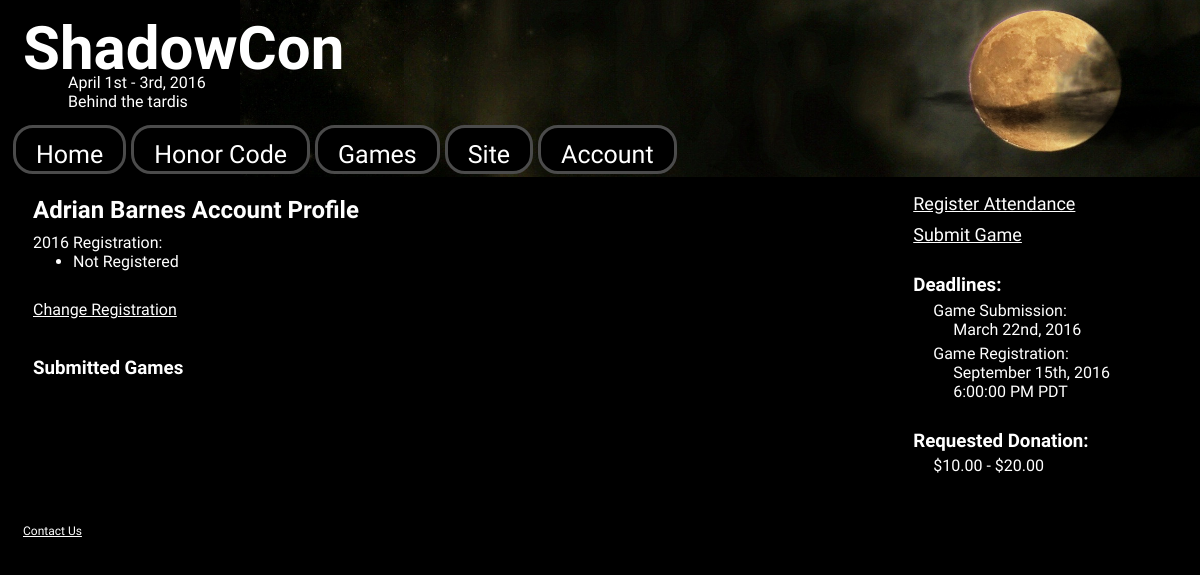
The page /user/profile/ (signed in) on the database its author committed.
### convention/models.py (models this page shows, shortened)
class ConInfo(models.Model):
    date = models.DateField()
    pre_reg_deadline = models.DateField()
    game_sub_deadline = models.DateField()
    game_reg_deadline = models.DateTimeField(
        default=pytz.timezone("US/Pacific").localize(datetime(2016, 9, 15, 18, 0, 0)))
    location = models.CharField(max_length=1024)
    pre_reg_cost = models.FloatField()
    door_cost = models.FloatField()
    registration_opens = models.DateTimeField()
    max_attendees = models.PositiveIntegerField()

### convention/views/user.py (the view)
# urls.py: url(r'^user/profile/$', user.show_profile, name='user_profile'),
@login_required
def show_profile(request):
    registration = Registration.objects.filter(user=request.user)
    payment = None
    payment_received = None
    if registration:
        payment = registration[0].payment
        payment_received = registration[0].payment_received
    context = {'name': friendly_username(request.user),
               'is_registration_open': is_registration_open(),
               'is_pre_reg_open': is_pre_reg_open(request.user),
               'payment': payment,
               'payment_received': payment_received,
               }
    return render(request, 'convention/user_profile.html', context)

### convention/templatetags/con_info.py (called while the page is built)
@register.simple_tag
def con_date():
    start = get_con_value("date")
    end = date(start.year, start.month, start.day + 2)
    return str(dateformat.format(start, "F jS - ") + dateformat.format(end, "jS, Y"))

@register.simple_tag
def con_year():
    return str(get_con_value("date").year)

@register.simple_tag
def con_pre_reg_deadline():
    return dateformat.format(get_con_value("pre_reg_deadline"), "F jS, Y")

@register.simple_tag
def con_game_sub_deadline():
    return dateformat.format(get_con_value("game_sub_deadline"), "F jS, Y")

@register.simple_tag
def con_game_reg_deadline():
    return html.format_html(get_datetime_as_string(get_con_value("game_reg_deadline"), "<br />"))

@register.simple_tag
def con_location():
    return get_con_value("location")

@register.simple_tag
def con_door_cost():
    return "$%.2f" % get_con_value("door_cost")

@register.simple_tag
def con_pre_reg_cost():
    return "$%.2f" % get_con_value("pre_reg_cost")

def get_datetime_as_string(value, date_time_sep):
    local = value.astimezone(pytz.timezone('US/Pacific'))
    return dateformat.format(local, "F jS, Y") + date_time_sep + dateformat.format(local, "g:i:s A T")

@register.inclusion_tag('convention/register_sidebar_links.html')
def register_links(user):
    raw_open_date = get_con_value("registration_opens")
    return {'is_registration_open': is_registration_open(),
            'is_pre_reg_open': is_pre_reg_open(user),
            'open_date': get_datetime_as_string(raw_open_date, "<br>")}

### convention/templatetags/games.py (called while the page is built)
@register.inclusion_tag('convention/user_games_list.html')
def show_user_games(user=None):
    return {'games': Game.objects.filter(user=user)}

### convention/templatetags/user.py (called while the page is built)
@register.inclusion_tag('convention/user_attendance.html')
def user_attendance(user):
    return {'registration': get_registration(user)}

@register.simple_tag
def admin_link(user):
    if (user.is_staff or user.is_superuser) and user.is_active:
        return html.format_html('<li><a href="{}">Admin</a></li>',
                                reverse('admin:index'))
    else:
        return ""

@register.simple_tag
def edit_schedule_link(user):
    if (user.is_staff or user.is_superuser) and user.is_active:
        return html.format_html('<li><a href="{}">Change Schedule</a></li>',
                                reverse('convention:edit_schedule'))
    else:
        return ""

### convention/utils.py (called while the page is built)
def friendly_username(user):
    name = user.first_name + " " + user.last_name
    name = name.strip()
    if "" == name:
        name = user.username
    return name

### convention/templates/convention/user_profile.html (shortened to what this page needs)
{% extends "base.html" %}
{% load con_info %}
{% load games %}
{% load user %}
{% load staticfiles %}
{% block additional_header %}
  <link rel="stylesheet" href="{% static 'convention/profile.css' %}" />
{% endblock %}
{% block content %}
<h2>{{ name }} Account Profile</h2>
{% user_attendance request.user %}
<br />
{% if is_registration_open %}
<a href="{% url 'convention:register_attendance' %}">Change Registration</a><br />
{% elif is_pre_reg_open %}
<a href="{% url 'convention:register_attendance' %}">Change Pre-registration</a><br />
{% endif %}
{% if is_registration_open or is_pre_reg_open %}
<br />
{% endif %}
{% show_user_games request.user %}
{% endblock %}

### shadowcon/templates/base.html (shortened to what this page needs)
<!DOCTYPE html>
{% load staticfiles %}
{% load con_info %}
{% load user %}
<html>
<head>
  <link rel="stylesheet" href="https://maxcdn.bootstrapcdn.com/bootstrap/3.3.6/css/bootstrap.min.css"
>
  <link rel="stylesheet" href="{% static 'css/base.css' %}"/>
  {% block additional_header %}{% endblock %}
</head>
<body>
<div id="container-fluid">
  <div class="row">
    <div id="head_and_nav">
      <div class="col-lg-12">
        <header>
          <h1>ShadowCon</h1>
          <p>{% con_date %}<br>
            {% con_location %}</p>
        </header>
        <nav>
          <ul>
            <li><a href="/">Home</a></li>
            <li><a href="{% url 'page:display' 'honor_code' %}">Honor Code</a></li>
            <li><a href="#">Games</a>
            </li>
            <li><a href="#">Site</a>
            </li>
            {% if user.is_authenticated %}
            <li><a href="#">Account</a>
            </li>
            {% else %}
            <li><a href="{% url 'login' %}?next={% block login-next %}{{ request.get_full_path }}{% endblock %}">Login</a></li>
            {% endif %}
          </ul>
        </nav>
      </div>
    </div>
  </div>
  <div class="row">
    <div class="col-sm-9">
      <section id="main" role="main">
        {% block content %}<h1>Content goes here</h1>{% endblock %}
      </section>
    </div>
    <div class="col-sm-3">
      <aside>
        <ul>
          {% register_links request.user %}
          <li id="deadlines">
            <h3>Deadlines:</h3>
            <ul>
              <li>Game Submission:<br/>
                <ul>
                  <li>{% con_game_sub_deadline %}</li>
                </ul>
              </li>
              <li>Game Registration:<br/>
                <ul>
                  <li>{% con_game_reg_deadline %}</li>
                </ul>
              </li>
            </ul>
          </li>
          <li id="costs">
            <h3>Requested Donation:</h3>
            <ul>
              <li>{% con_pre_reg_cost %} - {% con_door_cost %}</li>
            </ul>
          </li>
        </ul>
      </aside>
    </div>
  </div>
  <div class="row">
    <div class="col-sm-12">
      <footer>
        <a href="{% url 'contact:contact' %}">Contact Us</a>
      </footer>
    </div>
  </div>
</div>
</body>
</html>

### convention/templates/convention/user_attendance.html
{% load con_info %}
{% con_year %} Registration:
<ul>
  {% for entry in registration %}
  <li>{{ entry }}</li>
  {% endfor %}
</ul>

### shadowcon/static/css/base.css (style rules this page uses)
article, aside, details, figcaption, figure, footer, header, hgroup, nav, section { display: block; }
body { background-color: #000000; color:#FFFFFF; font-family: 'Special Elite', cursive; line-height:normal; margin:0px 8px 8px 8px; font-size:16px; }
a, a:focus, a:hover { color:#FFFFFF; text-decoration:underline; }
a:focus, a:hover, h1, h2, h3 { font-weight:bold; }
h2 { font-size:24px; }
h3 { font-size:18.72px; }
p, form { margin:16px 0px 16px 0px; }
div#head_and_nav { background-image:url('../img/header.jpg'); background-position:right; background-size:960px 177px; background-repeat:no-repeat; height:177px; box-sizing:content-box; }
header { padding-top:1px; }
header h1 { font-size:60px; margin: 15px 0px 0px 15px; }
header p { margin:-9px 0px 14px 60px; }
nav { height:45px; }
nav ul { font-size:25px; margin: 0; padding: 0; list-style: none; }
nav ul li { display: block; position: relative; float: left; }
nav ul li a { display: block; text-decoration: none; padding: 12px 20px 1px 20px; background-color:#000000; margin-left: 5px; white-space: nowrap; height:30px; text-align:center; border:3px solid #4B4B4B; border-radius: 20px; overflow:hidden; box-sizing:content-box; }
section#main { padding-left:25px; padding-right:25px; margin-bottom:20px; }
aside { margin:16px 0px 20px 0px; }
aside ul { list-style: none; margin:10px; padding:0px; }
aside li { padding:0px 0px 10px 0px; }
aside h3 { margin:0px; margin-top:20px; margin-bottom:5px; }
aside ul { list-style: none; margin:0px; padding:0px; padding-bottom:5px; }
aside li#deadlines ul li, aside li#registration_opens ul, aside li#costs ul li { margin:0px; margin-left:10px; padding:0px; padding-left:10px; }
aside li#costs h3 { margin-top:10px; }
aside li#costs ul li { margin-bottom:5px; }
footer { background-color: #000000; clear:both; height:27px; }
footer a { top:5px; margin-left:15px; font-size:12px; }
.row { margin-right:-8px; }

### rows shown on the page
ConInfo: date "April 1st - 3rd, 2016", location "Behind the tardis", date "2016", game_sub_deadline "March 22nd, 2016", game_reg_deadline "September 15th, 2016 6:00:00 PM PDT", pre_reg_cost "$10.00", door_cost "$20.00"

### other values the page prints
{{ name }} "Adrian Barnes"
{{ entry }} "Not Registered"
